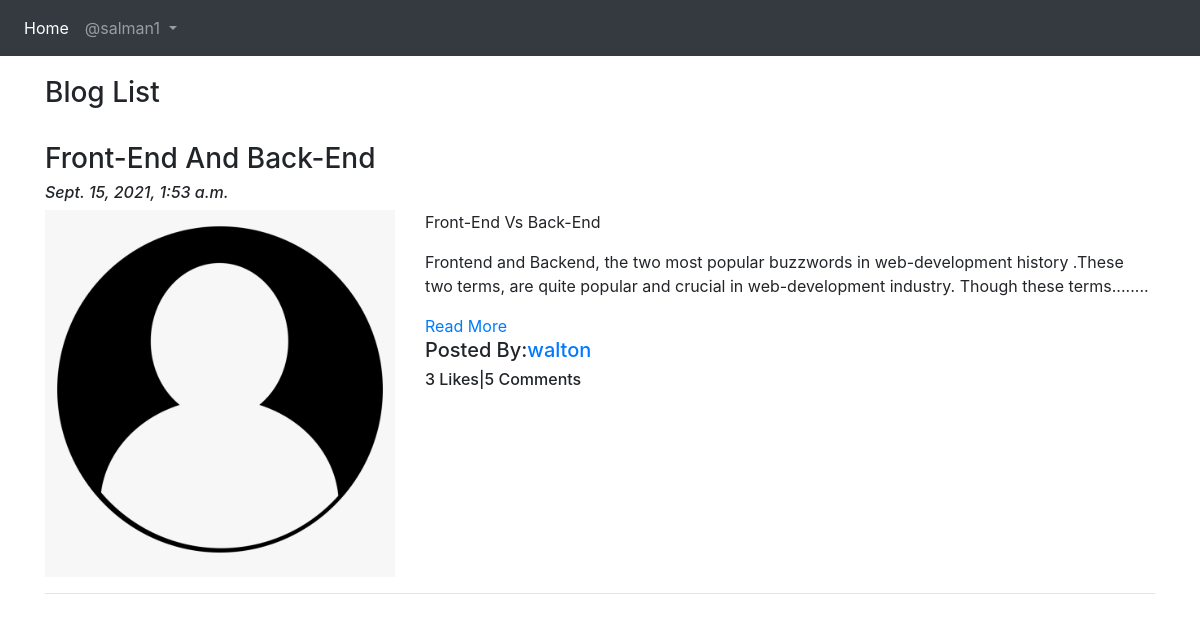
Page /blog/ (signed in) on the committed database.
### App_Blog/models.py (models this page shows, shortened)
class Blog(models.Model):
    author=models.ForeignKey(User,on_delete=models.CASCADE,related_name='post_author')
    blog_title=models.CharField(max_length=264,verbose_name='Put a title')
    slug=models.SlugField(max_length=264,unique=True)
    blog_content=models.TextField(verbose_name='What is on your mind?')
    blog_image=models.ImageField(upload_to='blog_images',verbose_name='Image')
    publish_date=models.DateTimeField(auto_now_add=True)
    update_date=models.DateTimeField(auto_now=True)
    class Meta:
        ordering=['-publish_date']

### App_Blog/views.py (the view)
# urls.py: path('',views.BlogList.as_view(),name='blog_list'),
class BlogList(ListView):
    context_object_name='blogs'
    model=Blog
    template_name='App_Blog/blog_list.html'

### App_Blog/templatetags/custom_filters.py (called while the page is built)
def range_filter(value):
    return value[0:200]+"........"

### templates/App_Blog/blog_list.html (shortened to what this page needs)
{% extends 'base.html' %}
{% load custom_filters %}
{% block body_block %}
<h3>Blog List</h3>
<br>
{% for blog in blogs %}
<h3>{{blog.blog_title}}</h3>
<h6><i>{{blog.publish_date}}</i></h6>
<div class="row">
  <div class="col-md-4">
    <img src="/media/{{blog.blog_image}}" alt="img" title="{{blog.blog_title}}"width="100%">
  </div>
  <div class="col-md-8">
{{blog.blog_content|range_filter|linebreaks}}<a href="{% url 'App_Blog:blog_details' id=blog.id %}">Read More</a>
<h5>Posted By:<a href="#">{{blog.author}}</a></h5>
<h6>
{{blog.likes_blog.count}} Likes|{{blog.blog_comment.count}} Comments</h6>
  </div>
</div>
<hr>
{% endfor %}
{% endblock %}

### templates/base.html (shortened to what this page needs)
<!DOCTYPE html>
<html lang="en" dir="ltr">
  <head>
    <link rel="stylesheet" href="https://maxcdn.bootstrapcdn.com/bootstrap/4.4.1/css/bootstrap.min.css">
<link rel="stylesheet" href="https://cdnjs.cloudflare.com/ajax/libs/font-awesome/4.7.0/css/font-awesome.min.css">
  </head>
  <body>
    <nav class="navbar navbar-expand-sm bg-dark navbar-dark">
      <ul class="navbar-nav">
        <li class="nav-item active">
<a href="{% url 'index' %}" class="nav-link">Home</a>
        </li>
{% if user.is_authenticated %}
<div class="nav-item dropdown">
  <a href="#" class="nav-link dropdown-toggle" id="navbardrop" data-toggle="dropdown">
@{{user.username}}
  </a>
</div>
{% endif %}
    </ul>
</nav>
    <div class="container" style="padding-top:20px">
      {% block body_block %}
      {% endblock %}
    </div>
  </body>
</html>

### rows in the picture
Blog: blog_title "Front-End And Back-End", publish_date "Sept. 15, 2021, 1:53 a.m.", blog_image (placeholder picture), blog_content|range_filter "Front-End Vs Back-End Frontend and Backend, the two most popular buzzwords in web-development history .These two terms, are quite popular and crucial in web-development industry. Though these terms........", author "walton", likes_blog.count "3", blog_comment.count "5"

### other values in the picture
{{ user.username }} "salman1"
